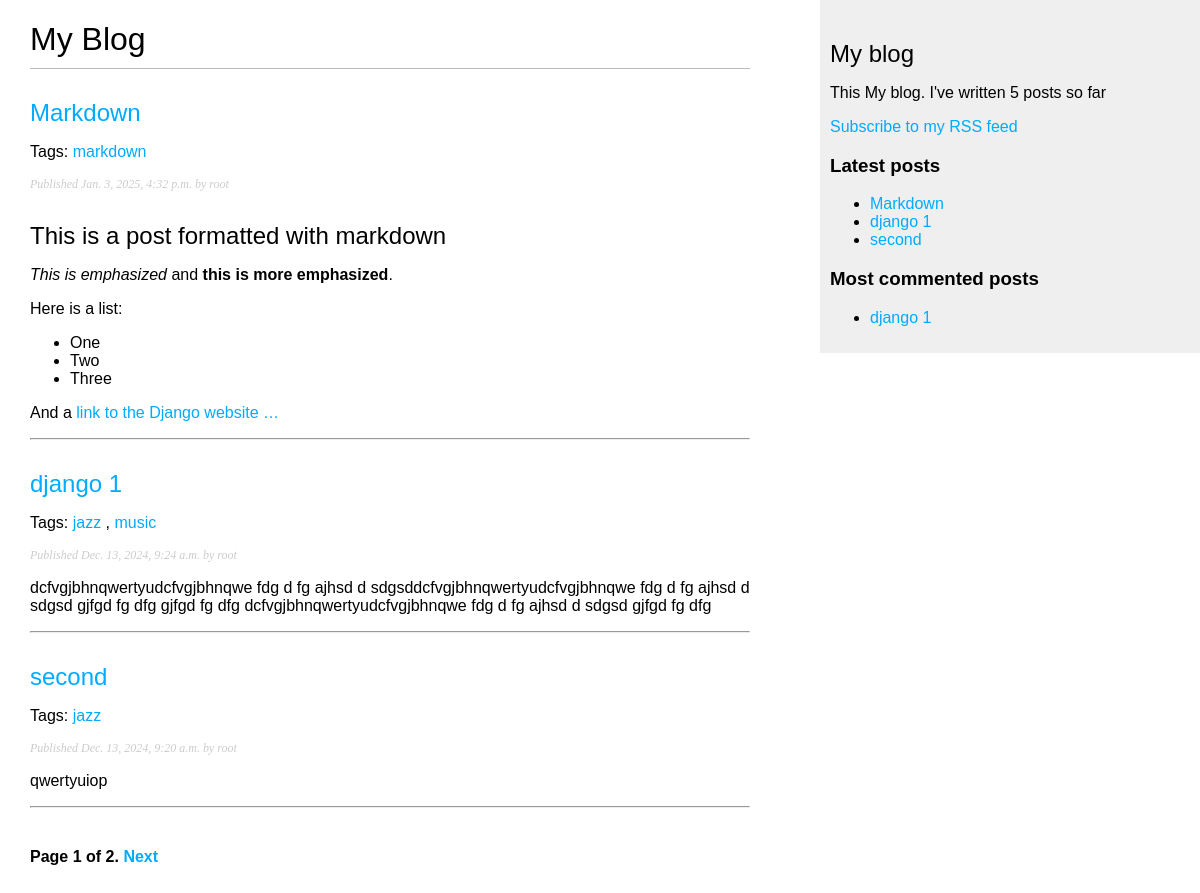
Screenshot of /blog/ with the database file from the repository.
### blog/models.py (models this page shows, shortened)
class Post(models.Model):
    class Status(models.TextChoices):
        DRAFT = 'DF', 'Draft'
        PUBLISHED = 'PB', 'Published'
    title = models.CharField(max_length=250)
    slug = models.SlugField(max_length=250, unique_for_date='publish')
    author = models.ForeignKey(User, on_delete=models.CASCADE, related_name='blog_posts')
    body = models.TextField()
    publish = models.DateTimeField(default=timezone.now)
    created = models.DateTimeField(auto_now_add=True)
    updated = models.DateTimeField(auto_now=True)
    status = models.CharField(max_length=2, choices=Status.choices, default=Status.DRAFT)
    objects = models.Manager()
    published = PublishManager()
    tags = TaggableManager()
    class Meta:
        ordering = ['-publish']
        indexes = [models.Index(fields=['-publish']), ]
    def get_absolute_url(self):
        return reverse("blog:post_detail", args=[self.publish.year,
                                                 self.publish.month,
                                                 self.publish.day,
                                                 self.slug])

### blog/views.py (the view)
# urls.py: path('', views.post_list, name='post_list'),
def post_list(request, tag_slug=None):
    post_list = Post.published.all()
    tag = None
    if tag_slug:
        tag = get_object_or_404(Tag, slug=tag_slug)
        post_list = post_list.filter(tags__in=[tag])
    paginator = Paginator(post_list, 3)
    page_number = request.GET.get('page', 1)
    try:
        posts = paginator.page(page_number)
    except PageNotAnInteger:
        posts = paginator.page(1)
    except EmptyPage:
        posts = paginator.page(paginator.num_pages)
    return render(request, 'blog/post/list.html', {'posts': posts,
                                                   'tag': tag})

### blog/models.py (called while the page is built)
    def get_queryset(self):
        return super().get_queryset().filter(status=Post.Status.PUBLISHED)

### blog/templatetags/blog_tags.py (called while the page is built)
@register.simple_tag(name='total_posts')
def total_posts() -> int:
    return Post.published.count()

@register.inclusion_tag('blog/post/latest_posts.html')
def show_latest_posts(count: int = 5) -> dict:
    latest_posts = Post.published.order_by('-publish')[:count]
    return {'latest_posts': latest_posts}

@register.simple_tag()
def get_most_commented_posts(count: int = 5) -> QuerySet:
    return Post.published.annotate(total_comments=Count('comments')).order_by('-total_comments')[:count]

@register.filter(name='markdown')
def markdown_format(text):
    return mark_safe(markdown.markdown(text))

### blog/templates/blog/post/list.html (shortened to what this page needs)
{% extends "blog/base.html" %}
{% load blog_tags %}
{% block content %}
    <h1>My Blog</h1>
    {% for post in posts %}
        <h2>
            <a href="{{ post.get_absolute_url }}">
                {{ post.title }}
            </a>
        </h2>
        <p class="tags">
            Tags:
            {% for tag in post.tags.all %}
            	<a href="{% url 'blog:post_list_by_tag' tag.slug %}">
                    {{ tag.name }}
                </a>
                {% if not forloop.last %}, {% endif %}
            {% endfor %}
        </p>
        <p class="date">
            Published {{ post.publish }} by {{ post.author }}
        </p>
        {{ post.body|markdown|truncatewords_html:30 }}
        <hr>
    {% endfor %}
    {% include 'pagination.html' with page=posts %}
{% endblock %}

### blog/templates/blog/base.html (shortened to what this page needs)
{% load blog_tags %}
{% load static %}
<!DOCTYPE html>
<html lang="en">
<head>
    <link href="{% static "css/blog.css" %}" rel="stylesheet">
</head>
<body>
    <div id="content">
        {% block content %}
        {% endblock %}
    </div>
    <div id="sidebar">
        <h2>My blog</h2>
        <p>
            This My blog.
            I've written {% total_posts %} posts so far
        </p>
        <p>
            <a href="{% url 'blog:post_feed' %}">
                Subscribe to my RSS feed
            </a>
        </p>
        <h3>Latest posts</h3>
        {% show_latest_posts 3 %}
        <h3>Most commented posts</h3>
        {% get_most_commented_posts 1 as most_commented_post %}
        <ul>
            {% for post in most_commented_post %}
                <li>
                    <a href="{{ post.get_absolute_url }}">{{ post.title }}</a>
                </li>
            {% endfor %}
        </ul>
    </div>
</body>
</html>

### blog/templates/blog/post/latest_posts.html
<ul>
    {% for post in latest_posts %}
    	<li>
            <a href="{{ post.get_absolute_url }}">{{ post.title }}</a>
        </li>
    {% endfor %}
</ul>

### blog/static/css/blog.css (style rules this page uses)
body { margin:0; padding:0; font-family:helvetica, sans-serif; }
a { color:#00abff; text-decoration:none; }
h1 { font-weight:normal; border-bottom:1px solid #bbb; padding:0 0 10px 0; }
h2 { font-weight:normal; margin:30px 0 0; }
#content { float:left; width:60%; padding:0 0 0 30px; }
#sidebar { float:right; width:30%; padding:10px; background:#efefef; height:100%; }
p.date { color:#ccc; font-family: georgia, serif; font-size: 12px; font-style: italic; }

### rows the page displays
Post: title "Markdown", publish "Jan. 3, 2025, 4:32 p.m.", author "root", body "This is a post formatted with markdown This is emphasized and this is more emphasized . Here is a list: One Two Three And a link to the Django website …"
Tag: name "markdown"
Post: title "django 1", publish "Dec. 13, 2024, 9:24 a.m.", author "root", body "dcfvgjbhnqwertyudcfvgjbhnqwe fdg d fg ajhsd d sdgsddcfvgjbhnqwertyudcfvgjbhnqwe fdg d fg ajhsd d sdgsd gjfgd fg dfg gjfgd fg dfg dcfvgjbhnqwertyudcfvgjbhnqwe fdg d fg ajhsd d sdgsd gjfgd fg dfg"
Tag: name "jazz"
Tag: name "music"
Post: title "second", publish "Dec. 13, 2024, 9:20 a.m.", author "root", body "qwertyuiop"

### other values shown
{{ page.number }} "1"
{{ page.paginator.num_pages }} "2"
